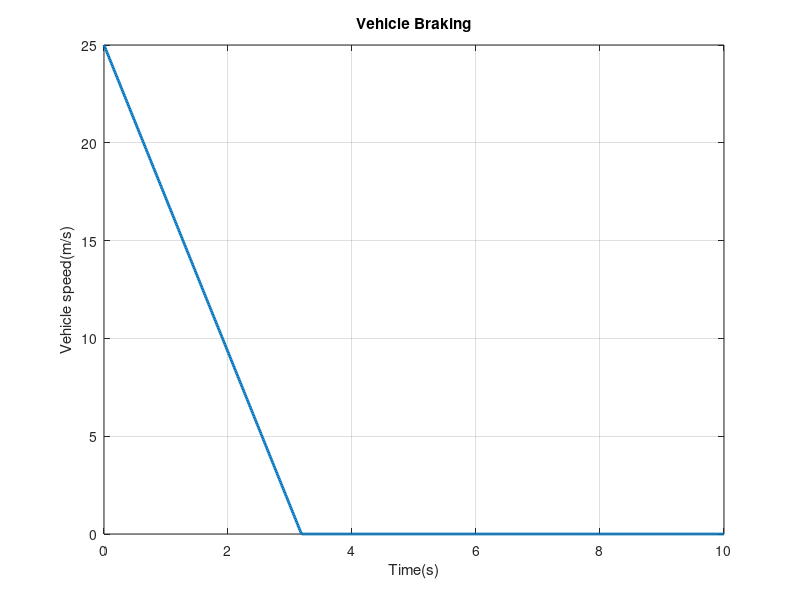
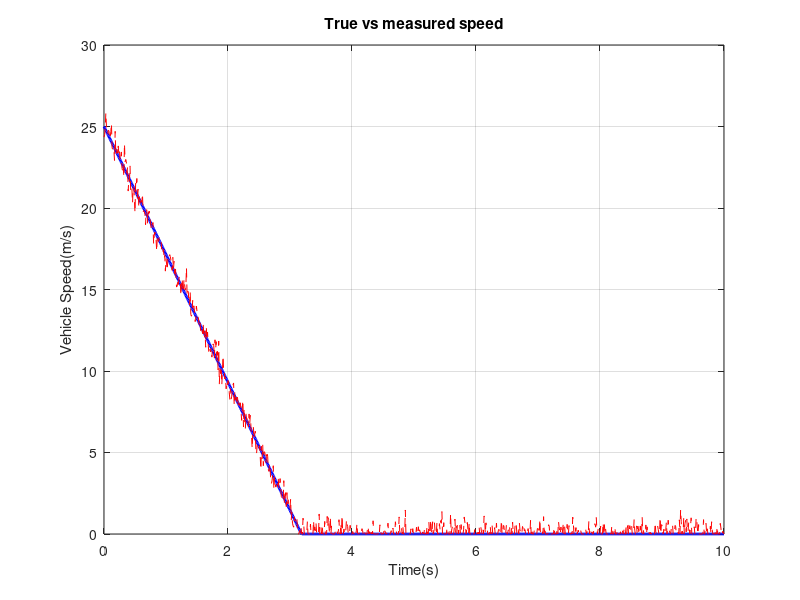
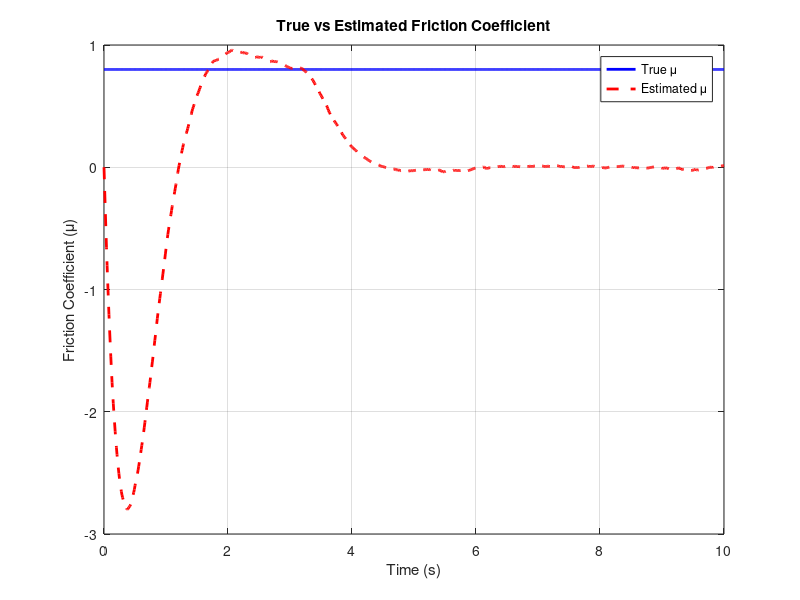

Reproduce these figures in MATLAB, in order.
%% Section 1- Parameters
m=1500; % vehicle mass
g=9.81; % gravity(m/s^2)
mu_true= 0.8; % actual friction coefficient on dry road
t=0:0.01:10; % simulation time
v0=25; %initial speed(m/s)
%% Section 2 - Vehicle speed simulation
a=-mu_true*g;
v=v0+a*t;
v(v < 0)= 0;
%% Section 3- Plot vehcile speed
plot(t,v,'LineWidth',2)
xlabel('Time(s)')
ylabel('Vehicle speed(m/s)')
title('Vehicle Braking')
grid on
%% Section 4- Adding noise to the speed
noise=0.5*randn(size(v)); % random sensor noise
v_measured= v + noise; 
v_measured(v_measured<0)=0;
%% Section 5 - Compare true vs measured speed
figure;
plot(t,v,'b','LineWidth',2)
hold on
plot (t,v_measured,'r--')
xlabel('Time(s)')
ylabel('Vehicle Speed(m/s)')
title('True vs measured speed')
grid on
%% Section 6 - State space model
A=[0 -g;
    0 0];
B=[0;
    0];
C=[1 0];
D=0;
sys=ss(A,B,C,D);
%% Section 7- Kalman filter design
G=eye(2)
sys_kf= ss(A,G,C,zeros(1,2));

Qn=0.1*eye(2); 
Rn=0.2;
[kalmf,L,P]=kalman(sys_kf,Qn,Rn);
%% Section 8- Kalman filter simulation
x0_est=[25;0.6]; % initial guess for speed and friction- tuning the model because the friction was going negative
%input to Kalman filter = noisy speed measurement
[y_est,t_est,x_est]= lsim(kalmf,v_measured,t);
%Estimated states
v_est=x_est(:,1); 
mu_est=x_est(:,2);
%% Section 9 - Compare True vs Estimated Friction

figure;
plot(t, mu_true * ones(size(t)), 'b', 'LineWidth', 2)
hold on
plot(t_est, mu_est, 'r--', 'LineWidth', 2)

xlabel('Time (s)')
ylabel('Friction Coefficient (\mu)')
title('True vs Estimated Friction Coefficient')
legend('True \mu', 'Estimated \mu')
grid on
